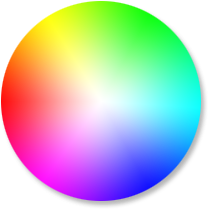
#> input picture scripts/color-wheel/wheel-3-rgb.png, 220 x 220 px
$ python filter-color-range-from-color-wheel.py
#> lines starting #> are read from the running program, lines starting #| are printed output that depends on the picture
from __future__ import division
from PIL import Image
#image = Image.open("color_wheel.webp")
#image = Image.open("01.png")
image = Image.open("wheel-3-rgb.png")
#> image is the input picture: PIL image 220x220 RGBA; mean R, G, B, A 191.6, 193.9, 192.3, 167.9


pix = image.load()


for i in range(image.size[0]):
    for j in range(image.size[1]):
#        print pix[i,j]
        scale = 1.0
        if 127*scale <= pix[i,j][0] <= 255 and 127*scale <= pix[i,j][1] <= 255 and 127*scale <= pix[i,j][2] <= 255:
            pass
        else:
            pix[i,j]=(255,255,255)

image.save("generated.png")
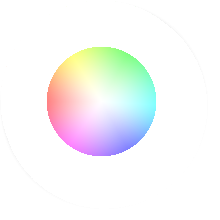
#> saved as generated.png: PIL image 220x220 RGBA; mean R, G, B, A 246, 246.4, 246.3, 178.3; transparent parts drawn white

$ run again, with scripts/color-wheel/color_wheel.webp saved as scripts/color-wheel/wheel-3-rgb.png
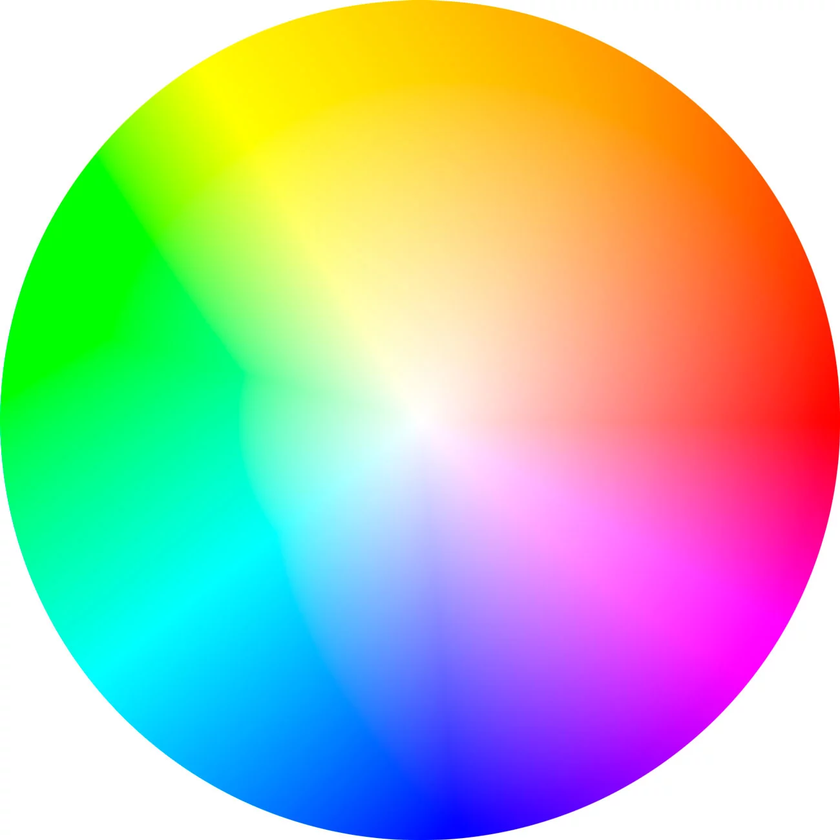
#> input picture scripts/color-wheel/color_wheel.webp, 840 x 840 px, shrunk from 1300 x 1300 before the run
#> image is the input picture: PIL image 840x840 RGB; mean R, G, B 181.5, 192.7, 172.9
#> `image.save("generated.png")`:
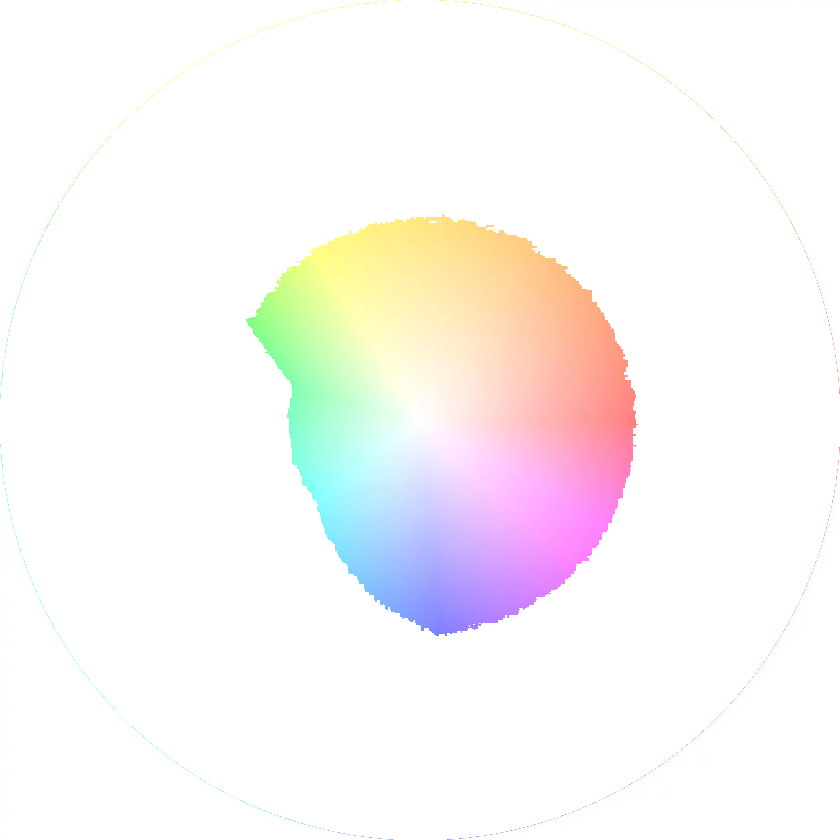
#> saved as generated.png: PIL image 840x840 RGB; mean R, G, B 250.3, 247.4, 246.9
